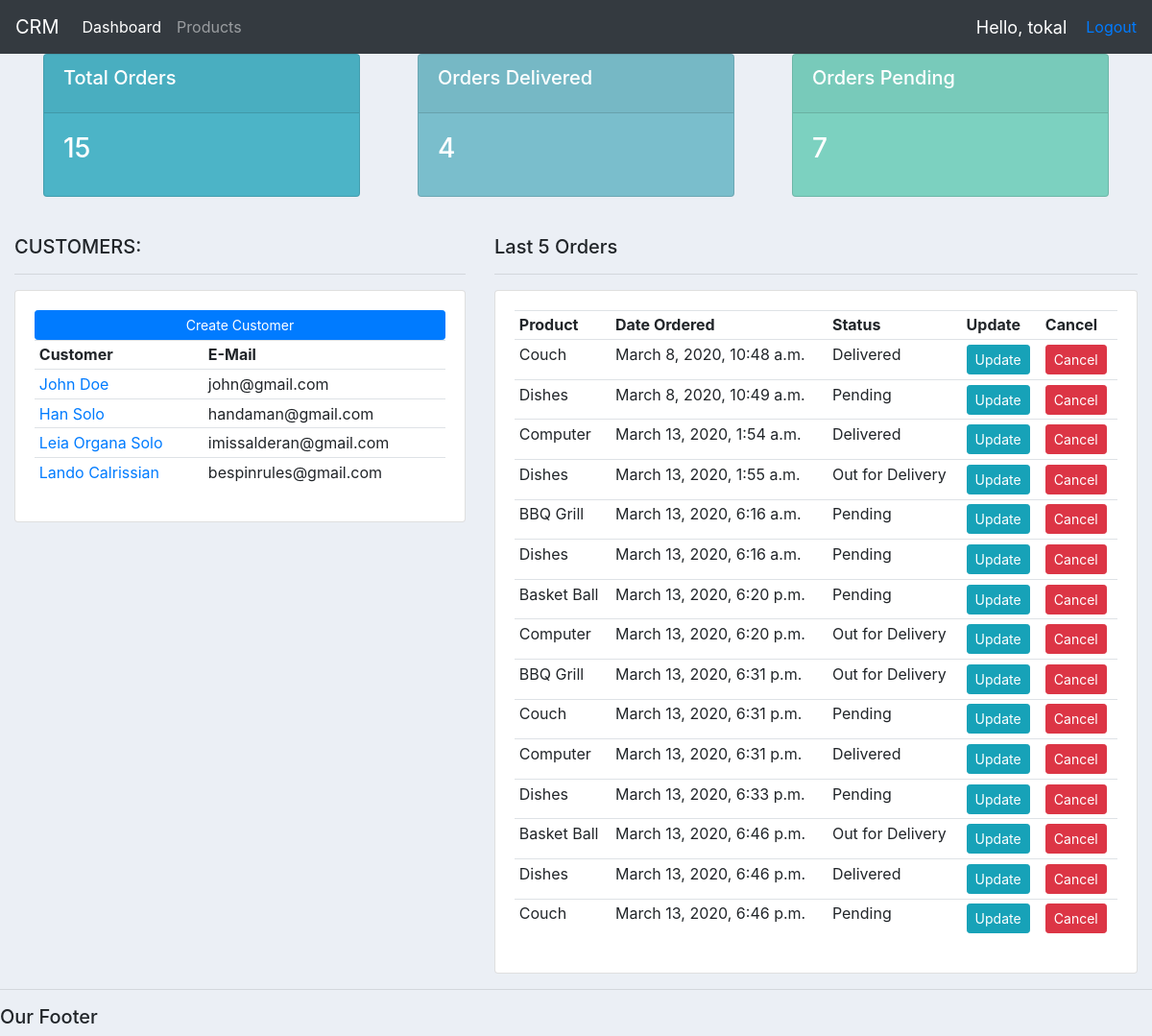
Before: / (signed in) with the older database file.
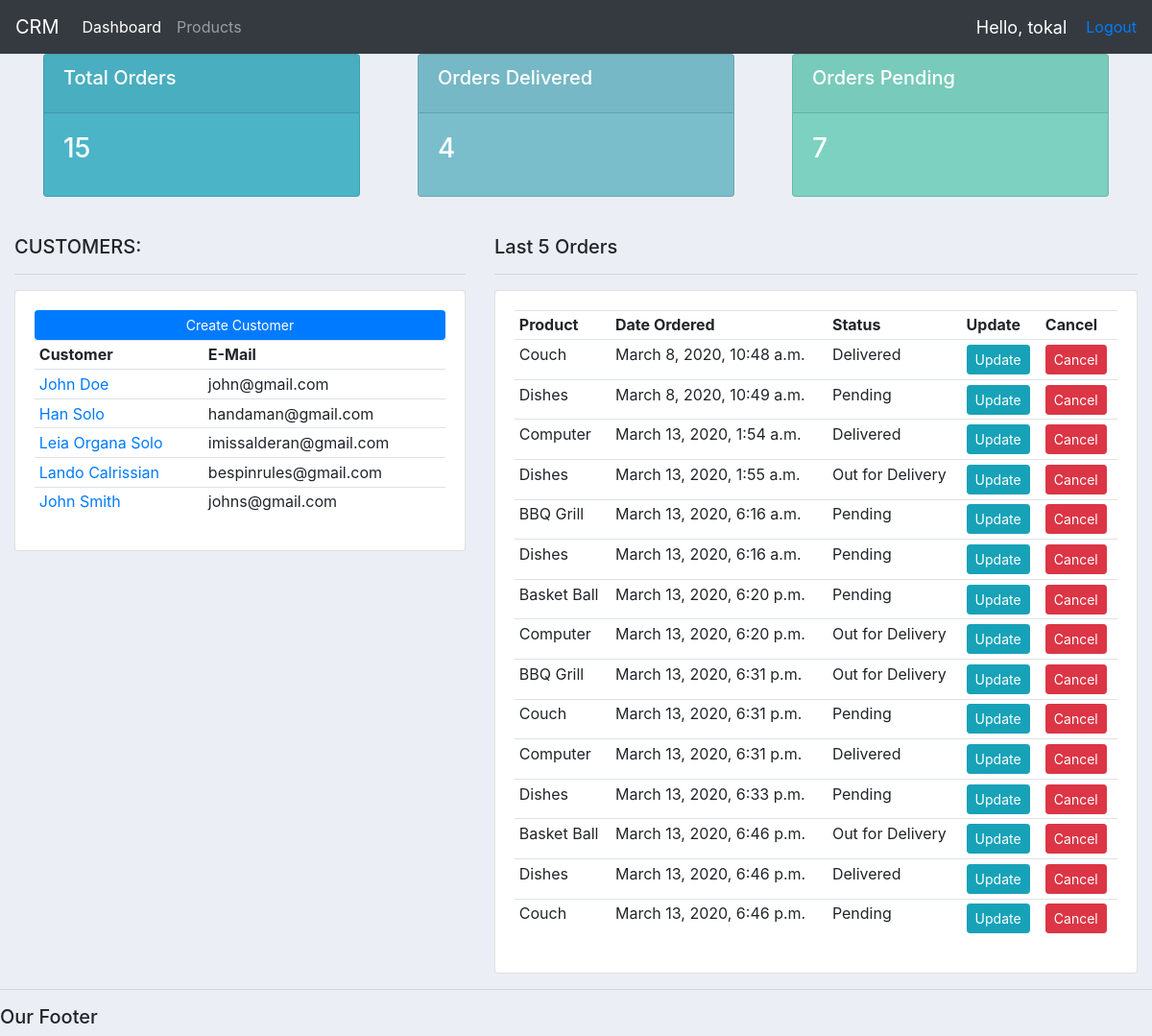
After: the same page with the newer database file.
### accounts/models.py (models this page shows, shortened)
class Customer(models.Model):
    user = models.OneToOneField(User, null=True, blank=True, on_delete=models.CASCADE)
    name = models.CharField(max_length=200, null=True)
    phone = models.CharField(max_length=200, null=True)
    email = models.CharField(max_length=200, null=True)
    profile_pic = models.ImageField(default='profile1.png', null=True, blank=True)
    date_created = models.DateTimeField(auto_now=True)

class Order(models.Model):
    STATUS = (
             ('Pending', 'Pending'),
             ('Out for Delivery', 'Out for Delivery'),
             ('Delivered', 'Delivered'),
             )
    customer = models.ForeignKey(Customer, null=True, on_delete = models.SET_NULL)
    product  = models.ForeignKey(Product, null=True, on_delete = models.SET_NULL )
    date_created = models.DateTimeField(auto_now_add=True, null=True)
    status = models.CharField(max_length=200, null=True, choices=STATUS)
    note = models.CharField(max_length=200, null=True, blank=True)

class Product(models.Model):
    CATEGORY = (
                ('Indoor', 'Indoor'),
                ('Outdoor', 'Outdoor'),
                ('Tech', 'Tech'),
                )
    name = models.CharField(max_length=200, null=True)
    price = models.FloatField(null=True)
    category = models.CharField(max_length=200, null=True, choices=CATEGORY)
    description = models.CharField(max_length=200, null=True, blank=True)
    date_created = models.DateTimeField(auto_now=True)
    tags = models.ManyToManyField(Tag)
    def __str__(self):
        return self.name

### accounts/decorators.py (the view)
	def wrapper_function(request, *args, **kwargs):
		group = None
		if request.user.groups.exists():
			group = request.user.groups.all()[0].name
		if group == 'Customer':
			return redirect('user-page')
		if group == 'Admin':
			return view_func(request, *args, **kwargs)

### accounts/views.py (called while the page is built)
@login_required(login_url='login')
@admin_only
def home(request):
    orders = Order.objects.all()
    customers = Customer.objects.all()
    total_customers = customers.count()
    total_orders = orders.count()
    delivered = orders.filter(status='Delivered').count()
    pending = orders.filter(status='Pending').count()
    context = {'orders': orders, 'customers': customers,
                'total_orders': total_orders, 'total_customers': total_customers,
                'delivered': delivered, 'pending': pending}
    return render(request, 'accounts/dashboard.html', context)

### accounts/templates/accounts/dashboard.html
{% extends 'accounts/main.html' %}
{% block content %}
    {% include 'accounts/status.html' %}
<br>
<div class="row">
    <div class='col col-md-5'>
        <h5> CUSTOMERS: </h5>
        <hr>
        <div class='card card-body'>
            <a class='btn btn-primary btn-sm btn-black' href="{% url 'create_customer' %}">Create Customer</a>
            <table class='table table-sm'>
                <tr>
                    <th>Customer</th>
                    <th>E-Mail</th>
                </tr>
                {% for i in customers %}
                    <tr>
                        <td><a href="{% url 'customer' i.id %}">{{ i.name }}</a></td>
                        <td>{{ i.email }}</td>
                    </tr>
                {% endfor %}
            </table>
        </div>
    </div>
    <div class='col col-md-7'>
        <h5>Last 5 Orders</h5>
        <hr>
        <div class='card card-body'>
            <table class='table table-sm'>
                <tr>
                    <th>Product</th>
                    <th>Date Ordered</th>
                    <th>Status</th>
                    <th>Update</th>
                    <th>Cancel</th>
                </tr>
                {% for i  in orders %}
                <tr>
                    <td> {{ i.product }}</td>
                    <td> {{ i.date_created }}</td>
                    <td> {{ i.status }}</td>
                    <td><a class='btn btn-sm btn-info' href="{% url 'update_order' i.id %}">Update</a></td>
                    <td><a class='btn btn-sm btn-danger'href="{% url 'delete_order' i.id %}">Cancel</a></td>
                </tr>
                {% endfor %}
            </table>
        </div>
    </div>
</div>
{% endblock content %}

Changed rows visible on the page:
added Customer: name "John Smith", email "johns@gmail.com"
